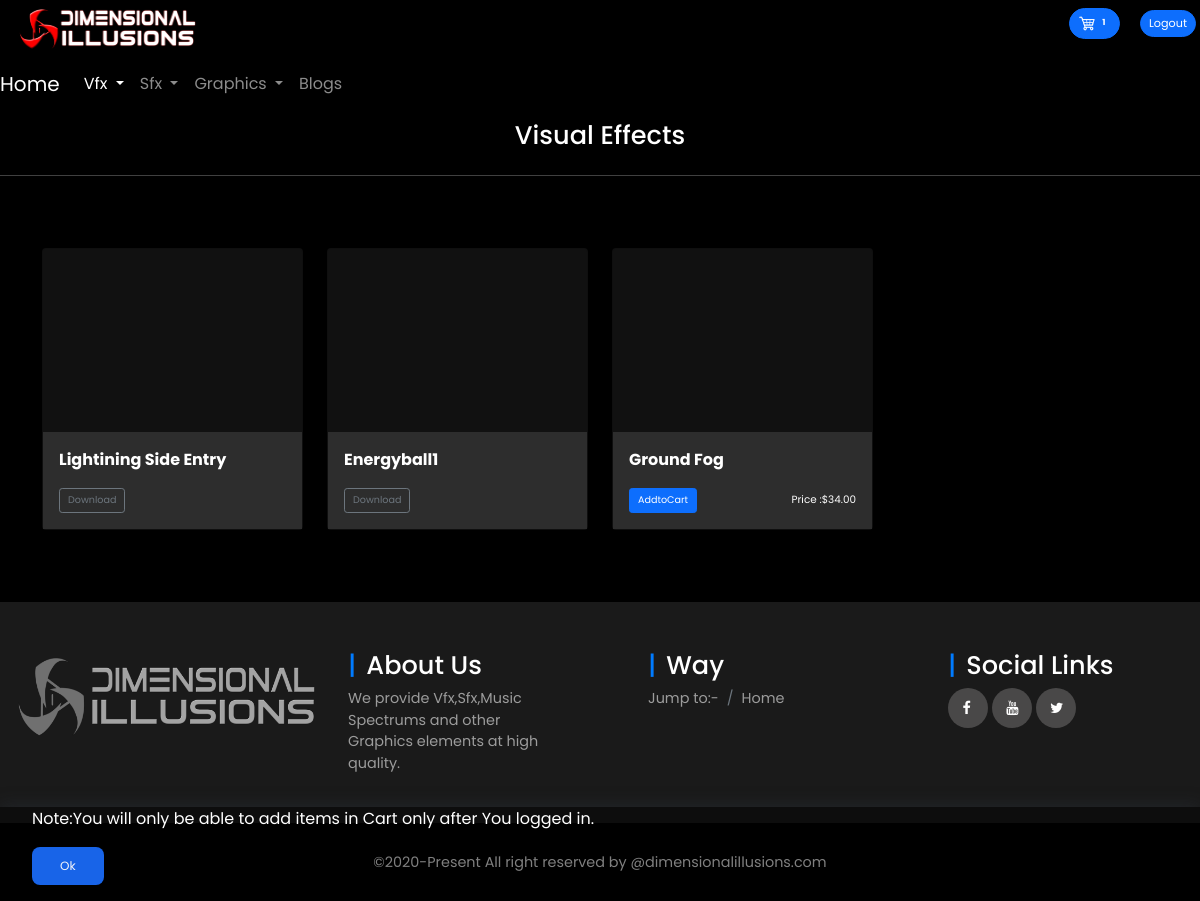
The page /VFX/ (signed in) on the database its author committed.
### Ehub/models.py (models this page shows, shortened)
class Order(models.Model):
    profile = models.ForeignKey(Profile, on_delete=models.CASCADE, null=True)
    date_ordered = models.DateTimeField(auto_now_add=True, null=True)
    complete = models.BooleanField(default=False, null=True, blank=False)
    transaction_id = models.CharField(max_length=200, null=True)
    discountcoupon = models.ForeignKey(
        DiscountCoupon, on_delete=models.SET_NULL, null=True, blank=True)
    @property
    def get_vfxproduct_items(self):
        orderpaidvfxproduct = self.orderpaidvfxproduct_set.all()
        total = sum([item.quantity for item in orderpaidvfxproduct])
        return total
    @property
    def get_sfxproduct_items(self):
        orderpaidsfxproduct = self.orderpaidsfxproduct_set.all()
        total = sum([item.quantity for item in orderpaidsfxproduct])
        return total
    @property
    def get_graphicsproduct_items(self):
        ordergraphicsproduct = self.orderpaidgraphicsproduct_set.all()
        total = sum([item.quantity for item in ordergraphicsproduct])
        return total
    @property
    def grand_totalquantity(self):
        total = self.get_sfxproduct_items + \
            self.get_vfxproduct_items+self.get_graphicsproduct_items
        return total

### Msfx/models.py (models this page shows, shortened)
class OrderPaidSfxProduct(models.Model):  #make more orderitem
	profile = models.ForeignKey(Profile, on_delete=models.CASCADE, blank=True, null=True)
	product = models.ForeignKey(PaidSfxProduct, on_delete=models.SET_NULL, blank=True, null=True)  #it's gonna give you what you actually define in  def__str___.....return self.name
	order = models.ForeignKey(Order, on_delete=models.CASCADE, blank=True, null=True)
	addtoDpage = models.ForeignKey(PurchasedProduct, on_delete=models.CASCADE, blank=True, null=True)
	quantity = models.IntegerField(default=0, null=True, blank=True)
	complete = models.BooleanField(default=False, null=True, blank=False)  #default is false which means unchecked box
	date_ordered = models.DateTimeField(auto_now_add=True,null=True)
	published_by=models.CharField(null=True,max_length=20)

### Mvfx/models.py (models this page shows, shortened)
class FreeVfxProduct(models.Model):
	name=models.CharField(null=True,max_length=100)
	category=models.ForeignKey(VfxCategory,on_delete=models.SET_NULL
							   ,verbose_name='Product Category'
							   ,null=True)
	publisher= models.ForeignKey(Profile,on_delete=models.CASCADE,null=True)
	watermarkfreeproduct =models.URLField(null=True)
	date_published=models.DateTimeField(auto_now_add=True,null=True)

class PaidVfxProduct(models.Model):
	name=models.CharField(null=True
						,verbose_name='Product name'
					   ,max_length=100)
	publisher= models.ForeignKey(Profile,on_delete=models.CASCADE,null=True)
	category=models.ForeignKey(VfxCategory,on_delete=models.SET_NULL
							   ,verbose_name='Vfx Category'
							   ,null=True)
	price = models.DecimalField(max_digits=5 #2 digits for 2 decimal places
                             	,help_text="You can set up price up to $999.99.This is the max price."
								,validators=[MinValueValidator(Decimal('0')),MaxValueValidator(Decimal('999.99'))]
								,decimal_places=2)
	setdiscount=models.ForeignKey(SetDiscount,on_delete=SET_NULL,null=True,blank=True)
	watermarkproduct = models.URLField(null=True)
	watermarkfreeproduct = models.URLField(null=True)
	date_published=models.DateTimeField(auto_now_add=True,null=True)
	@property
	def get_final_total(self):
		price = float(self.price)
		if self.setdiscount:
				discount=float(self.setdiscount.discount/100)
				total=price-discount*price
		else:
				total=self.price
		return total

### Mvfx/views.py (the view)
# urls.py: path('VFX/', views.vfxproducts, name="VfxProducts"),
def vfxproducts(request):
	if request.user.is_authenticated:
			getfreevfxproducts=FreeVfxProduct.objects.all()
			getpaidvfxproducts=PaidVfxProduct.objects.all()
			getprofile = request.user.profile
			order, created = Order.objects.get_or_create(profile=getprofile, complete=False)
			purchase, created = PurchasedProduct.objects.get_or_create(profile=getprofile, complete=False)
	else:
			order={}
			getfreevfxproducts=FreeVfxProduct.objects.all()
			getpaidvfxproducts=PaidVfxProduct.objects.all()
	context={
             'order':order,
			 'getfreevfxproducts':getfreevfxproducts,
			 'getpaidvfxproducts':getpaidvfxproducts,
			 }
	return render(request, 'VFX/vfxdetail.html',context)

### Ehub/models.py (called while the page is built)
    def __str__(self):
        return str(self.username)

### templates/VFX/vfxdetail.html (shortened to what this page needs)
{% extends 'frontend_base.html' %}
{% load static %}
{% block ActivateVfx %}active{% endblock %}
{% block body %}
<div class="jumbotron" style="background-color: black; margin: 0px;">
  <h1 class="pt-2">Visual Effects</h1>
    <div class="line-controller">
    <hr class="my-4" style="background-color: white;">
    </div>
    <div class="album py-5 bg-custom">
      <div class="container">
        <div class="row" style="background-color: black;">
          {% for i in getfreevfxproducts %}
          <div class="col-6 col-sm-6 col-md-4 col-lg-3 font-control">
            <div class="card mb-4 shadow-sm " style="background-color: #111111;">
              <div class="video">
                <video loop src="{{i.watermarkfreeproduct}}">
                </video>
              </div>
              <div class="card-body">
                <p class="card-text"><strong>{{i.name}}</strong></p>
                <div class="d-flex justify-content-between align-items-center">
                  <div class="btn-group">
                    <a href="{{i.watermarkfreeproduct}}" download="">
                      <button type="button" class="btn btn-sm btn-outline-secondary">Download</button>
                    </a>
                  </div>
                </div>
              </div>
            </div>
          </div>
          {% endfor %}
          {% for i in getpaidvfxproducts %}
          <div class="col-6 col-sm-6 col-md-4 col-lg-3 font-control">
            <div class="card mb-4 shadow-sm " style="background-color: #111111;">
              <div class="video">
                <video loop src="{{i.watermarkproduct}}"></video>
              </div>
              <div class="card-body">
                <p class="card-text"><strong>{{i.name}}</strong></p>
                <div class="row">
                  <div class="col-6">
                    {% if request.user.is_authenticated %}
                    <button class="btn btn-primary btn-sm Vfx-cart" data-product="{{i.name}}"
                      data-pubid="{{i.publisher}}" data-poid="{{i.id}}" data-action="adpdt">AddtoCart</button>
                    {% else %}
                    <button type="button" class="btn btn-primary" data-bs-container="body" data-bs-toggle="popover"
                      data-placement="bottom" data-content="You need to login">AddtoCart</button>
                    {% endif %}
                  </div>
                  <div class="col-6 " style="display: flex; align-items: center; justify-content: flex-end;">
                    <small style="color: white;" class="mr-3">Price : </small>
                    <small style="color: white;" class="text ">${{i.get_final_total|floatformat:2}}</small>
                  </div>
                </div>
              </div>
            </div>
          </div>
          {% endfor %}
        </div>
      </div>
    </div>
  </div>
{% endblock %}

### templates/frontend_base.html (shortened to what this page needs)
<!DOCTYPE html>
{% load static %}
<html>
<head>
  <link rel="stylesheet" href="{% static 'css/FrontendCheatsheet.css' %}">
  <link rel="stylesheet" href="{% static 'css/Frontend_Style.css' %}">
  <link rel="stylesheet" href="{% static 'css/FrontendColorProperties.css' %}">
  <link rel="stylesheet" href="https://pro.fontawesome.com/releases/v5.10.0/css/all.css"
 />
  <link rel="stylesheet" href="https://stackpath.bootstrapcdn.com/font-awesome/4.7.0/css/font-awesome.min.css">
</head>
<body>
  <header>
    <div class="banner" style="background-color: black; border: 4px solid black;">
      <div class="row g-0">
        <div class="col-4 col-md-2">
          <div class="card" style="background-color: black;">
            <img style="height: 46px;" src="{% static 'images/banner23.png' %}" alt="" loading="lazy">
          </div>
        </div>
        <div class="col-1 col-md-4"></div>
        <div class="col-7 col-md-6 pt-1">
          <div class="d-flex flex-row-reverse">
            <div class="" role="group" aria-label="Basic example">
              <button type="button" style="margin-right:1rem; border-radius: 1rem; " class="btn btn-primary btn-sm">
                <a href="{% url 'Ehub:YourCart' %}">
                  <img style="width:1.2rem; height: 1.3rem;" src="{% static 'images/carticon.png' %}"><span
                    class="badge " style="color: white;">{{order.grand_totalquantity}}</span>
                </a>
              </button>
              {% if request.user.is_authenticated %}
              <button type="button" style=" border-radius: 1rem;" id="showLogout" class="btn btn-primary btn-sm">
                <span><a style="text-decoration: none; color: white;" href="{% url 'Ehub:logout-user' %}"
                    style="color: white;">Logout</a></span>
              </button>
              {% else %}
              <button type="button" style="border-radius: 1rem;" id="showLogin" class="btn btn-primary btn-sm">
                <span><a style="text-decoration: none; color: white;" href="{% url 'Ehub:login-user' %}"
                    style="color: white;">Login</a></span>
              </button>
              {% endif %}
            </div>
          </div>
        </div>
      </div>
    </div>
    {% block head %}
    <div class="wrapper">
      <nav class="navbar   navbar-expand-lg navbar-dark bg-set">
        <a class="navbar-brand " href="{% url 'Ehub:home' %}">Home</a>
        <div class="collapse navbar-collapse" id="navbarNavDropdown">
          <ul class="navbar-nav">
            <li class="nav-item dropdown">
              <a class="nav-link  {% block ActivateVfx %}{% endblock %} dropdown-toggle" href="#"
                id="navbarDropdownMenuLink" role="button" data-bs-toggle="dropdown" aria-expanded="false">
                Vfx
              </a>
            </li>
            <li class="nav-item dropdown">
              <a class="nav-link  {% block ActivateSfx %}{% endblock %} dropdown-toggle" href="#"
                id="navbarDropdownMenuLink" role="button" data-bs-toggle="dropdown" aria-expanded="false">
                Sfx
              </a>
            </li>
            <li class="nav-item dropdown">
              <a class="nav-link  {% block ActivateGraphics %}{% endblock %} dropdown-toggle" href="#"
                id="navbarDropdownMenuLink" role="button" data-bs-toggle="dropdown" aria-expanded="false">
                Graphics
              </a>
            </li>
            <li class="nav-item">
              <a class="nav-link {% block ActivateBlogs %}{% endblock %}" href="{% url 'Eblog:blogs' %}">Blogs</a>
            </li>
          </ul>
        </div>
      </nav>
    </div>
  </header>
  {% endblock %}
  {% block body %}{% endblock %}
  <div class="cookie-container">
    <p>
      Note:You will only be able to add items in Cart only after You logged in.
    </p>
    <button class="cookie-btn">
      Ok
    </button>
  </div>
  <footer>
    <div class="footer-elements">
      <div class="row g-0">
        <div class="col-md-3 col-sm-6 col-xm-3 segment-one">
          <img src="{% static 'images/grey scal banner.png' %} " style=" height:12rem;">
        </div>
        <div class="col-md-3 col-sm-6 col-xm-12 segment-two p-5">
          <h2>About Us</h2>
          <p class="mb-0" style="color: rgb(156, 156, 156);text-decoration: none;">We provide Vfx,Sfx,Music Spectrums
            and other Graphics elements at high quality.</p>
        </div>
        <div class="col-md-3 col-sm-6 col-xm-12 segment-three p-5">
          <h2>Way</h2>
          <nav aria-label="breadcrumb">
            <ol class="breadcrumb">
              <li class="breadcrumb-item active" style="color: rgb(156, 156, 156);" aria-current="page">Jump to:-</li>
              <li class="breadcrumb-item active" aria-current="page"><a
                  style="color: rgb(156, 156, 156);text-decoration: none;" href="{% url 'Ehub:home' %}">Home</a></li>
            </ol>
          </nav>
        </div>
        <div class="col-md-3 col-sm-6 col-xm-12 segment-four p-5">
          <h2>Social Links</h2>
          <a href="https://www.facebook.com/Dimensional-illusions-100247375484205" target="_blank"><i
              class="fa fa-facebook"></i></a>
          <a href="https://www.youtube.com/channel/UCG8JsDfV6GkElowMSp-gzSg" target="_blank"><i
              class="fa fa-youtube"></i></a>
          <a href="https://twitter.com/DimensionalIlu1" target="_blank"><i class="fa fa-twitter"></i></a>
        </div>
      </div>
    </div>
    <p class="footer-text mb-0 p-4" style="background-color: black;"> ©2020-Present All right reserved by
      @dimensionalillusions.com </p>
  </footer>
</body>
</html>

### static/css/Frontend_Style.css (style rules this page uses)
.row button { font-size: .6rem; }
button a { font-size: .7rem; }
.font-control small { font-size: .65rem; }
.font-control strong { font-size: 1rem; }
h2 { color: white; }
h1 { color: white; font-size: 1.6rem; text-align: center; }
.font-control p { font-size: 1rem; }
.footer-elements { font-size: .9rem; background: #1a1a1a!important; }
.footer-elements h2 { font-size: 1.6rem; }
.footer-text { font-size: .9rem; color: white; }
.segment-two h2 { color: #fff; }
.segment-three h2 { color: #fff; }
.segment-four h2 { color: #fff; }
.segment-two h2:before { content: '|'; color: #007bff; padding-right: 10px; }
.segment-four a { width: 40px; height: 40px; background: #494848; display: inline-block; border-radius: 50%; }
.segment-four i { color: #fff; padding: 0.9rem; margin-top: -0.1rem; }
.segment-four h2:before { content: '|'; color: #007bff; padding-right: 10px; }
.segment-three h2:before { content: '|'; color: #007bff; padding-right: 10px; }
.footer-text { text-align: center; line-height: 30px; background-color: black; font-family: 'Poppins'; }

### static/css/FrontendColorProperties.css (style rules this page uses)
p { color: white; }
* { font-family: 'Poppins'; }
li { list-style-type: none; text-decoration: none; }
.bg-set { background-color: #000000; color: white; }
ul li a { color: white; }
.bg-set .navbar-brand, .bg-set .navbar-text { color: rgb(255, 255, 255); }
* { margin: 0; padding: 0; box-sizing: border-box; font-family: 'Poppins', sans-serif; }
.cookie-container { position: fixed; bottom: -100%; left: 0; right: 0; background: rgba(0, 0, 0, 0.5); color: #f5f6fa; padding: 0 32px; box-shadow: 0 -2px 16px rgba(47, 54, 64, 0.39); transition: 400ms; }
.cookie-container.active { bottom: 0; }
.cookie-btn { background: #1864e8; border: 0; color: #f5f6fa; padding: 10px 28px; font-size: 12px; margin-bottom: 16px; border-radius: 8px; cursor: pointer; }

### templates/frontend_base.html (style rules this page uses)
.video video { width: 100%; height: 11rem; object-fit: cover; cursor: pointer; }
.card-body { background-color: #2d2d2d; }
.wrapper { background-color: #111111; color: antiquewhite; position: relative; }

### rows shown on the page
Order: grand_totalquantity "1"
FreeVfxProduct: name "Lightining Side Entry"
FreeVfxProduct: name "Energyball1"
PaidVfxProduct: name "Ground Fog", get_final_total "34.00"
